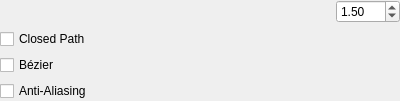
<?xml version="1.0" encoding="UTF-8"?>
<ui version="4.0">
 <class>PolylineOptionsWidget</class>
 <widget class="QWidget" name="PolylineOptionsWidget">
  <property name="geometry">
   <rect>
    <x>0</x>
    <y>0</y>
    <width>400</width>
    <height>95</height>
   </rect>
  </property>
  <property name="windowTitle">
   <string>Form</string>
  </property>
  <layout class="QVBoxLayout" name="verticalLayout">
   <property name="sizeConstraint">
    <enum>QLayout::SizeConstraint::SetMinimumSize</enum>
   </property>
   <property name="leftMargin">
    <number>0</number>
   </property>
   <property name="topMargin">
    <number>0</number>
   </property>
   <property name="rightMargin">
    <number>0</number>
   </property>
   <property name="bottomMargin">
    <number>0</number>
   </property>
   <item>
    <layout class="QHBoxLayout" name="horizontalLayout_2">
     <item>
      <widget class="SpinSlider" name="sizeSlider" native="true">
       <property name="toolTip">
        <string>Set Stroke Width &lt;br&gt;&lt;b&gt;[SHIFT]+drag&lt;/b&gt;&lt;br&gt;for quick adjustment</string>
       </property>
      </widget>
     </item>
     <item>
      <widget class="QDoubleSpinBox" name="sizeSpinBox">
       <property name="sizePolicy">
        <sizepolicy hsizetype="Fixed" vsizetype="Fixed">
         <horstretch>0</horstretch>
         <verstretch>0</verstretch>
        </sizepolicy>
       </property>
       <property name="minimumSize">
        <size>
         <width>60</width>
         <height>0</height>
        </size>
       </property>
       <property name="minimum">
        <double>0.500000000000000</double>
       </property>
       <property name="maximum">
        <double>200.000000000000000</double>
       </property>
       <property name="value">
        <double>1.500000000000000</double>
       </property>
      </widget>
     </item>
    </layout>
   </item>
   <item>
    <layout class="QVBoxLayout" name="verticalLayout_2">
     <property name="topMargin">
      <number>0</number>
     </property>
     <item>
      <widget class="QCheckBox" name="useClosedPathBox">
       <property name="toolTip">
        <string>Close Polyline path (hold Ctrl to temporarily invert)</string>
       </property>
       <property name="text">
        <string>Closed Path</string>
       </property>
      </widget>
     </item>
     <item>
      <widget class="QCheckBox" name="useBezierBox">
       <property name="toolTip">
        <string>Use Bézier curves to create curved lines</string>
       </property>
       <property name="text">
        <string comment="Tool options">Bézier</string>
       </property>
      </widget>
     </item>
     <item>
      <widget class="QCheckBox" name="useAABox">
       <property name="toolTip">
        <string>Use anti-aliasing to create smooth edges</string>
       </property>
       <property name="text">
        <string comment="Brush AA">Anti-Aliasing</string>
       </property>
      </widget>
     </item>
    </layout>
   </item>
  </layout>
 </widget>
 <customwidgets>
  <customwidget>
   <class>SpinSlider</class>
   <extends>QWidget</extends>
   <header>spinslider.h</header>
   <container>1</container>
  </customwidget>
 </customwidgets>
 <resources/>
 <connections/>
</ui>
